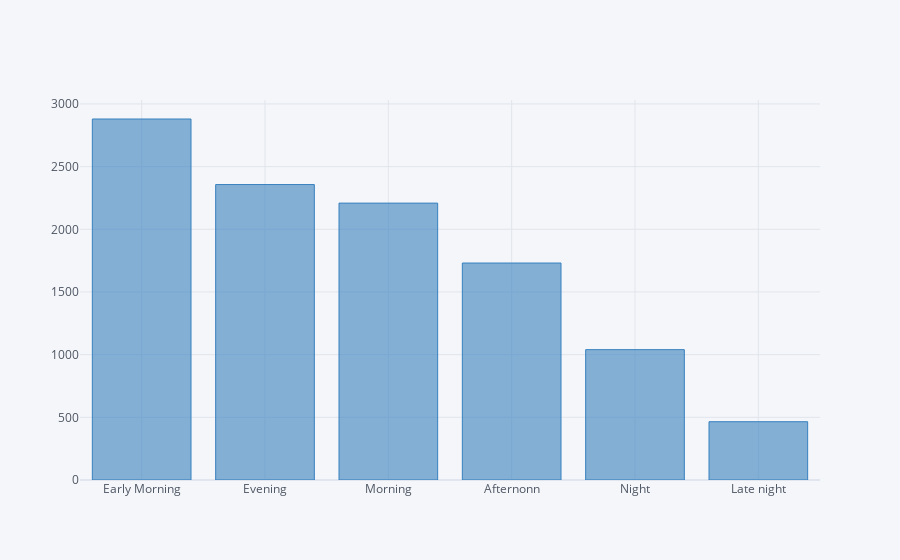

Notebook source saved alongside this figure:
### Code cell
data['Dep_Time_hour'].apply(flight_dep_time).value_counts().iplot(kind = "bar", color ="blue")

### Figure 1 — Plotly figure (JSON) as saved in the notebook; plotly's stock layout.template omitted (floating-point values rounded to 4 significant figures)
{"data": [{"marker": {"color": "rgba(55, 128, 191, 0.6)", "line": {"color": "rgba(55, 128, 191, 1.0)", "width": 1}}, "name": "count", "orientation": "v", "text": "", "type": "bar", "x": ["Early Morning", "Evening", "Morning", "Afternonn", "Night", "Late night"], "y": [2880, 2357, 2209, 1731, 1040, 465]}], "layout": {"legend": {"bgcolor": "#F5F6F9", "font": {"color": "#4D5663"}}, "paper_bgcolor": "#F5F6F9", "plot_bgcolor": "#F5F6F9", "title": {"font": {"color": "#4D5663"}}, "xaxis": {"gridcolor": "#E1E5ED", "showgrid": true, "tickfont": {"color": "#4D5663"}, "title": {"font": {"color": "#4D5663"}, "text": ""}, "zerolinecolor": "#E1E5ED"}, "yaxis": {"gridcolor": "#E1E5ED", "showgrid": true, "tickfont": {"color": "#4D5663"}, "title": {"font": {"color": "#4D5663"}, "text": ""}, "zerolinecolor": "#E1E5ED"}}}
